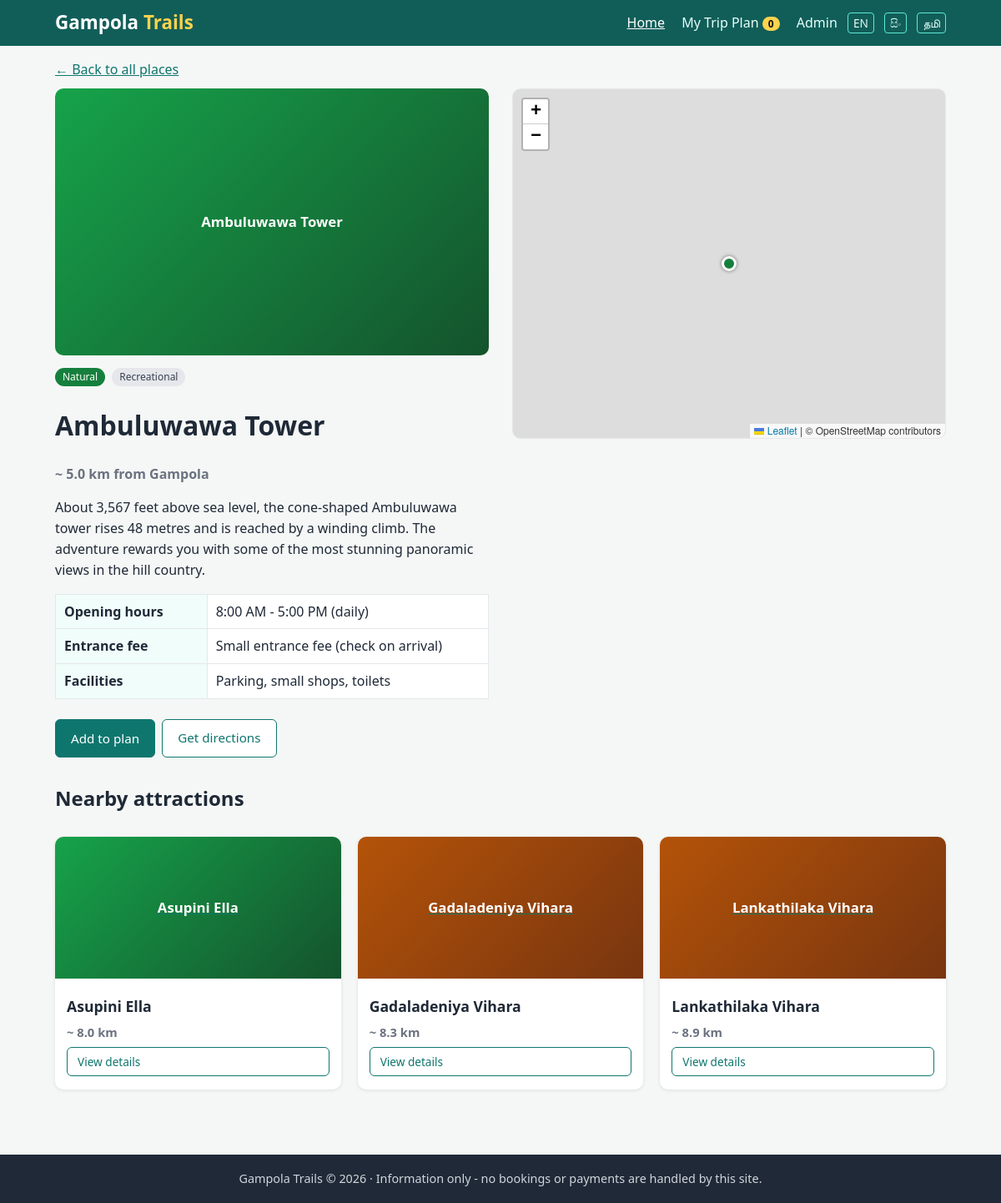
Screenshot of /place.php?id=1 with the database file from the repository.
### tables this page shows
CREATE TABLE places (
    id INT AUTO_INCREMENT PRIMARY KEY,
    name VARCHAR(120) NOT NULL,
    category VARCHAR(40) NOT NULL,           
    tags VARCHAR(120) DEFAULT '',            
    description TEXT NOT NULL,
    distance_km DECIMAL(5,1) NOT NULL,       
    latitude DECIMAL(9,6) NOT NULL,
    longitude DECIMAL(9,6) NOT NULL,
    opening_hours VARCHAR(100) DEFAULT '',
    entrance_fee VARCHAR(100) DEFAULT '',
    facilities VARCHAR(255) DEFAULT '',
    visit_minutes INT NOT NULL DEFAULT 60,   
    photo VARCHAR(255) DEFAULT '',           
    source_url VARCHAR(255) DEFAULT '',
    created_at TIMESTAMP DEFAULT CURRENT_TIMESTAMP
);

### includes/lang.php (called while the page is built, shortened)
<?php
$LANG = $_SESSION['lang'] ?? 'en';
function t($key) {
    global $strings, $LANG;
    return $strings[$LANG][$key] ?? $strings['en'][$key] ?? $key;
}

### place.php (the view, shortened to what this page needs)
<?php
require_once __DIR__ . '/includes/db.php';
require_once __DIR__ . '/includes/functions.php';
$id = (int)($_GET['id'] ?? 0);
$stmt = $db->prepare('SELECT * FROM places WHERE id = ?');
$stmt->bind_param('i', $id);
$stmt->execute();
$p = $stmt->get_result()->fetch_assoc();
require __DIR__ . '/includes/header.php';
if (!$p): ?>
<?php require __DIR__ . '/includes/footer.php'; exit; endif;
$nearby = [];
$res = $db->query('SELECT * FROM places WHERE id <> ' . (int)$p['id']);
while ($row = $res->fetch_assoc()) {
    $row['_d'] = distance_km($p['latitude'], $p['longitude'], $row['latitude'], $row['longitude']);
    $nearby[] = $row;
}
usort($nearby, fn($a, $b) => $a['_d'] <=> $b['_d']);
$nearby = array_slice($nearby, 0, 3);
$dirUrl = 'https://www.google.com/maps/dir/?api=1&origin=' . GAMPOLA_LAT . ',' . GAMPOLA_LNG
        . '&destination=' . $p['latitude'] . ',' . $p['longitude'] . '&travelmode=driving';
?>
<div class="container detail">
  <a class="back" href="index.php">&larr; <?= t('back') ?></a>
  <div class="detail-grid">
    <div>
      <?= photo_html($p, 'photo big') ?>
      <div class="meta">
        <span class="tag cat-<?= e($p['category']) ?>"><?= e(t($p['category'])) ?></span>
        <?php if ($p['tags']): ?><span class="tag light"><?= e($p['tags']) ?></span><?php endif; ?>
      </div>
      <h1><?= e($p['name']) ?></h1>
      <p class="dist">~ <?= e($p['distance_km']) ?> km <?= t('from_gampola') ?></p>
      <p><?= nl2br(e($p['description'])) ?></p>
      <table class="info">
        <tr><th><?= t('opening_hours') ?></th><td><?= e($p['opening_hours'] ?: '-') ?></td></tr>
        <tr><th><?= t('entrance_fee') ?></th><td><?= e($p['entrance_fee'] ?: '-') ?></td></tr>
        <tr><th><?= t('facilities') ?></th><td><?= e($p['facilities'] ?: '-') ?></td></tr>
      </table>
      <div class="actions">
        <button class="btn plan-btn" data-id="<?= (int)$p['id'] ?>"><?= t('add_plan') ?></button>
        <a class="btn outline" target="_blank" rel="noopener" href="<?= e($dirUrl) ?>"><?= t('directions') ?></a>
      </div>
    </div>
    <div>
      <div id="map" class="map tall"></div>
    </div>
  </div>
  <h2 class="section-title"><?= t('nearby') ?></h2>
  <div class="grid">
    <?php foreach ($nearby as $n): ?>
      <article class="card">
        <a href="place.php?id=<?= (int)$n['id'] ?>"><?= photo_html($n) ?></a>
        <div class="card-body">
          <h3><?= e($n['name']) ?></h3>
          <p class="dist">~ <?= number_format($n['_d'], 1) ?> km</p>
          <a class="btn small outline" href="place.php?id=<?= (int)$n['id'] ?>"><?= t('view_details') ?></a>
        </div>
      </article>
    <?php endforeach; ?>
  </div>
</div>
<?php
require __DIR__ . '/includes/footer.php';

### includes/functions.php (shortened to what this page needs)
<?php
function e($s) { return htmlspecialchars((string)$s, ENT_QUOTES, 'UTF-8'); }
function photo_html($p, $class = 'photo', $prefix = '') {
    return '<div class="' . $class . ' placeholder cat-' . e($p['category']) . '"><span>' . e($p['name']) . '</span></div>';
}
function distance_km($lat1, $lng1, $lat2, $lng2) {
    $r = 6371;
    $dLat = deg2rad($lat2 - $lat1);
    $dLng = deg2rad($lng2 - $lng1);
    $a = sin($dLat / 2) ** 2 + cos(deg2rad($lat1)) * cos(deg2rad($lat2)) * sin($dLng / 2) ** 2;
    return $r * 2 * atan2(sqrt($a), sqrt(1 - $a));
}

### assets/css/style.css (style rules this page uses)
:root { --green: #0f766e; --green-dark: #115e59; --bg: #f5f7f6; --text: #1f2937; --muted: #6b7280; --card: #fff; --border: #e5e7eb; }
* { box-sizing: border-box; }
body { margin: 0; font-family: "Segoe UI", system-ui, Arial, sans-serif; background: var(--bg); color: var(--text); line-height: 1.55; }
a { color: var(--green); }
.container { max-width: 1100px; margin: 0 auto; padding: 0 16px; }
.grid { display: grid; grid-template-columns: repeat(auto-fill, minmax(260px, 1fr)); gap: 20px; margin: 28px 0; }
.card { background: var(--card); border-radius: 10px; overflow: hidden; box-shadow: 0 1px 4px rgba(0,0,0,.1); display: flex; flex-direction: column; }
.card-body { padding: 14px; display: flex; flex-direction: column; flex: 1; }
.card h3 { margin: 6px 0 2px; font-size: 1.1rem; }
.card p { margin: 4px 0; font-size: .92rem; }
.dist { color: var(--muted); font-weight: 600; }
.photo { width: 100%; height: 170px; object-fit: cover; display: block; }
.photo.big { height: 320px; border-radius: 10px; margin-bottom: 12px; }
.placeholder { display: flex; align-items: center; justify-content: center; text-align: center; color: #fff; padding: 12px; font-weight: 600; font-size: 1.05rem; background: #475569; }
.placeholder.cat-historical { background: linear-gradient(135deg, #b45309, #78350f); }
.placeholder.cat-natural { background: linear-gradient(135deg, #16a34a, #14532d); }
.meta { margin-top: 6px; }
.tag { display: inline-block; font-size: .75rem; padding: 2px 9px; border-radius: 12px; color: #fff; margin-right: 4px; }
.tag.cat-natural { background: #15803d; }
.tag.light { background: #e5e7eb; color: #374151; }
.actions { margin-top: auto; padding-top: 10px; display: flex; gap: 8px; flex-wrap: wrap; }
.btn { display: inline-block; background: var(--green); color: #fff; border: 1px solid var(--green); padding: 10px 18px; border-radius: 6px; cursor: pointer; text-decoration: none; font-size: .95rem; font-family: inherit; }
.btn.small { padding: 6px 12px; font-size: .85rem; }
.btn.outline { background: #fff; color: var(--green); }
.map { height: 380px; border-radius: 10px; border: 1px solid var(--border); margin-bottom: 30px; z-index: 1; }
.map.tall { height: 420px; }
.section-title { margin: 30px 0 12px; }
.detail { padding-top: 16px; padding-bottom: 20px; }
.back { display: inline-block; margin-bottom: 10px; }
.detail-grid { display: grid; grid-template-columns: 1fr 1fr; gap: 28px; }
.info { width: 100%; border-collapse: collapse; margin: 14px 0; background: #fff; }
.info th, .info td { text-align: left; padding: 8px 10px; border: 1px solid var(--border); vertical-align: top; }
.info th { width: 35%; background: #f0fdfa; }
.small { font-size: .88rem; margin: 2px 0; }

### rows the page displays
places: name "Ambuluwawa Tower", category "Natural", tags "Recreational", distance_km "5.0", description "About 3,567 feet above sea level, the cone-shaped Ambuluwawa tower rises 48 metres and is reached by a winding climb. The adventure rewards you with some of the most stunning panoramic views in the hill country.", opening_hours "8:00 AM - 5:00 PM (daily)", entrance_fee "Small entrance fee (check on arrival)", facilities "Parking, small shops, toilets"
places: name "Asupini Ella", _d "8.0"
places: name "Gadaladeniya Vihara", _d "8.3"
places: name "Lankathilaka Vihara", _d "8.9"

### other values shown
t('home') "Home"
t('planner') "My Trip Plan"
t('admin') "Admin"
t('back') "Back to all places"
t('from_gampola') "from Gampola"
t('opening_hours') "Opening hours"
t('entrance_fee') "Entrance fee"
t('facilities') "Facilities"
t('directions') "Get directions"
t('nearby') "Nearby attractions"
SITE_NAME "Gampola Trails"
t('footer') "Information only - no bookings or payments are handled by this site."
